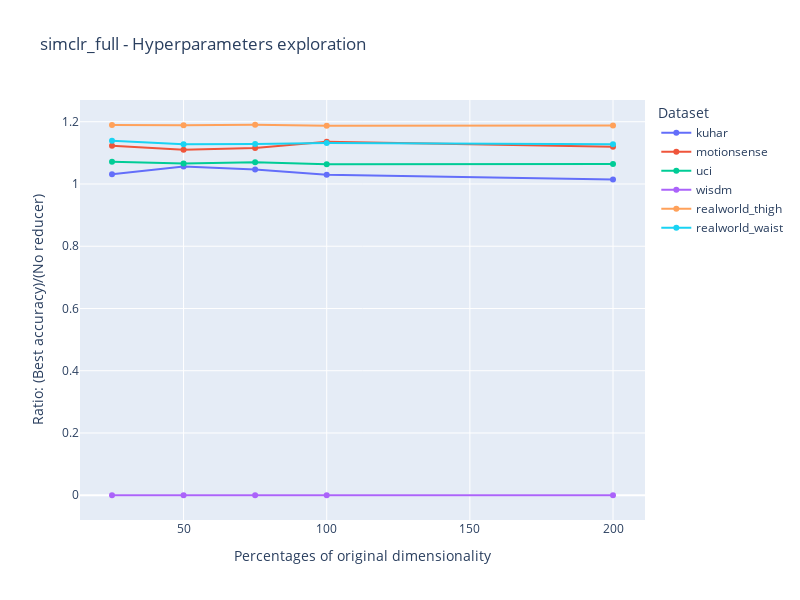

Write notebook code for a chart like this one.
### Code cell
type_simclr=type_simclr_default
def plot_best_score_all(dataset, type_simclr):
    fig = go.Figure() 
    
    for percentage in percentages:
        best_scores = []  
        n_transformations_=0
        
        max_score = -1  
        for i, n_transformations in enumerate(transformations):
            data = read_csv(dataset, type_simclr, n_transformations, percentage)
            score_no_reducer = get_no_reducer_score(dataset) 
            try:
                max_dataset_score = data['score'].max()
                
                if max_dataset_score > max_score:
                    max_score = max_dataset_score 
                    max_dataset_score_ = data['score'].cummax()
                    n_transformations_ = n_transformations
            except:
                n_transformations_ = 0
                
                
                
            best_scores.append(max_score)
        best_transformation[percentage]={}
        best_transformation['score_no_reducer']=score_no_reducer        
        best_transformation[percentage]['t']=n_transformations_
        best_transformation[percentage]['score']=max_score
    return best_transformation


def plot_lines_all():
    data_frames = []
    
    for i, dataset in enumerate(datasets):
        best_scores = []
    
        for percentage in percentages:
            try:
                data = plot_best_score_all(dataset, type_simclr)
                score_no_reducer = get_no_reducer_score(dataset)
                best_scores.append(data[percentage]['score'].max() / score_no_reducer)
            except:
                print(dataset, type_simclr, percentage)
                best_scores.append(0)
    
            # Create a DataFrame for the current dataset and percentage
            df = pd.DataFrame({'Dataset': [dataset], 'Percentage': [percentage], 'Best_Scores': [best_scores[-1]]})
            data_frames.append(df)
            
    # Concatenate all DataFrames into one
    data_frame = pd.concat(data_frames, ignore_index=True)
    
    # Create a Plotly figure
    fig = px.line(data_frame, x='Percentage', y='Best_Scores', color='Dataset',
                  labels={'Percentage': 'Percentages of original dimensionality',
                          'Best_Scores': 'Ratio: (Best accuracy)/(No reducer)'},
                  title=f'{type_simclr} - Hyperparameters exploration',
                  )
    fig.update_layout(
        height=600,  # Set your desired height (in pixels)
        width=800    # Set your desired width (in pixels)
    )
    fig.update_traces(mode='markers+lines')
    
    # Show the figure
    fig.show()

plot_lines_all()

### Figure 1 — Plotly figure (JSON) as saved in the notebook; plotly's stock layout.template omitted (floating-point values rounded to 4 significant figures)
{"data": [{"hovertemplate": "Dataset=kuhar<br>Percentages of original dimensionality=%{x}<br>Ratio: (Best accuracy)/(No reducer)=%{y}<extra></extra>", "legendgroup": "kuhar", "line": {"color": "#636efa", "dash": "solid"}, "marker": {"symbol": "circle"}, "mode": "markers+lines", "name": "kuhar", "orientation": "v", "showlegend": true, "type": "scatter", "x": [25, 50, 75, 100, 200], "xaxis": "x", "y": [1.031, 1.056, 1.047, 1.03, 1.015], "yaxis": "y"}, {"hovertemplate": "Dataset=motionsense<br>Percentages of original dimensionality=%{x}<br>Ratio: (Best accuracy)/(No reducer)=%{y}<extra></extra>", "legendgroup": "motionsense", "line": {"color": "#EF553B", "dash": "solid"}, "marker": {"symbol": "circle"}, "mode": "markers+lines", "name": "motionsense", "orientation": "v", "showlegend": true, "type": "scatter", "x": [25, 50, 75, 100, 200], "xaxis": "x", "y": [1.123, 1.11, 1.116, 1.135, 1.12], "yaxis": "y"}, {"hovertemplate": "Dataset=uci<br>Percentages of original dimensionality=%{x}<br>Ratio: (Best accuracy)/(No reducer)=%{y}<extra></extra>", "legendgroup": "uci", "line": {"color": "#00cc96", "dash": "solid"}, "marker": {"symbol": "circle"}, "mode": "markers+lines", "name": "uci", "orientation": "v", "showlegend": true, "type": "scatter", "x": [25, 50, 75, 100, 200], "xaxis": "x", "y": [1.072, 1.066, 1.07, 1.063, 1.065], "yaxis": "y"}, {"hovertemplate": "Dataset=wisdm<br>Percentages of original dimensionality=%{x}<br>Ratio: (Best accuracy)/(No reducer)=%{y}<extra></extra>", "legendgroup": "wisdm", "line": {"color": "#ab63fa", "dash": "solid"}, "marker": {"symbol": "circle"}, "mode": "markers+lines", "name": "wisdm", "orientation": "v", "showlegend": true, "type": "scatter", "x": [25, 50, 75, 100, 200], "xaxis": "x", "y": [0, 0, 0, 0, 0], "yaxis": "y"}, {"hovertemplate": "Dataset=realworld_thigh<br>Percentages of original dimensionality=%{x}<br>Ratio: (Best accuracy)/(No reducer)=%{y}<extra></extra>", "legendgroup": "realworld_thigh", "line": {"color": "#FFA15A", "dash": "solid"}, "marker": {"symbol": "circle"}, "mode": "markers+lines", "name": "realworld_thigh", "orientation": "v", "showlegend": true, "type": "scatter", "x": [25, 50, 75, 100, 200], "xaxis": "x", "y": [1.189, 1.189, 1.19, 1.187, 1.188], "yaxis": "y"}, {"hovertemplate": "Dataset=realworld_waist<br>Percentages of original dimensionality=%{x}<br>Ratio: (Best accuracy)/(No reducer)=%{y}<extra></extra>", "legendgroup": "realworld_waist", "line": {"color": "#19d3f3", "dash": "solid"}, "marker": {"symbol": "circle"}, "mode": "markers+lines", "name": "realworld_waist", "orientation": "v", "showlegend": true, "type": "scatter", "x": [25, 50, 75, 100, 200], "xaxis": "x", "y": [1.139, 1.128, 1.128, 1.132, 1.128], "yaxis": "y"}], "layout": {"height": 600, "legend": {"title": {"text": "Dataset"}, "tracegroupgap": 0}, "title": {"text": "simclr_full - Hyperparameters exploration"}, "width": 800, "xaxis": {"anchor": "y", "autorange": true, "domain": [0, 1], "range": [13.83, 211.2], "title": {"text": "Percentages of original dimensionality"}, "type": "linear"}, "yaxis": {"anchor": "x", "autorange": true, "domain": [0, 1], "range": [-0.07951, 1.27], "title": {"text": "Ratio: (Best accuracy)/(No reducer)"}, "type": "linear"}}}
